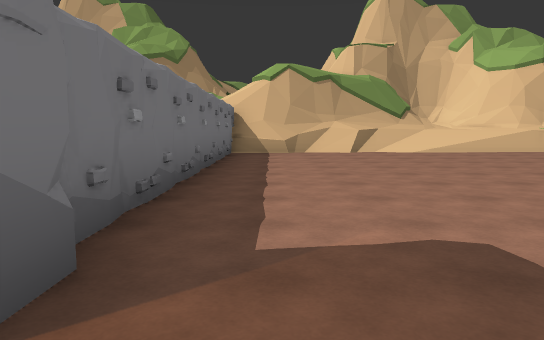
[1] (above)

24 first-person views from a walk through a 3-D level made in the Unity game engine. The camera is 1.3 m above the floor, tilts 6° down and sees 70° across. The floor is counted in squares, 2 m on a side. Each view is taken from the middle of a square. On the plan, view 1 faces up. The plan holds only what a view shows up to about 11 squares ahead; the rest is blank. The place goes on beyond the plan. The player character is not drawn. Some animated figures are left out.

[2]
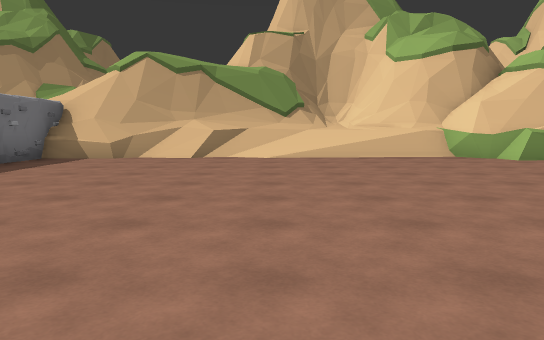

[3]
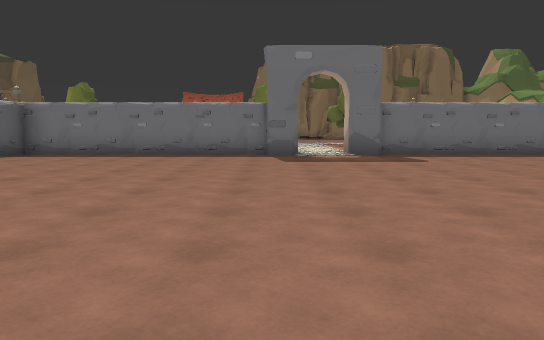

[4]
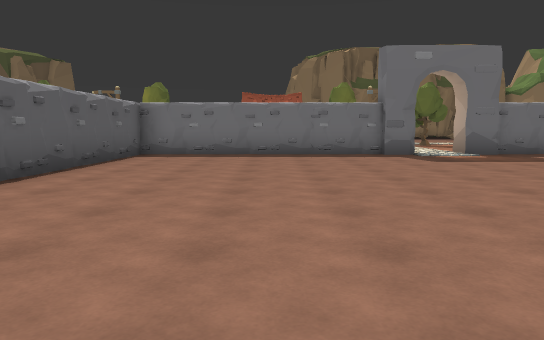

[5]
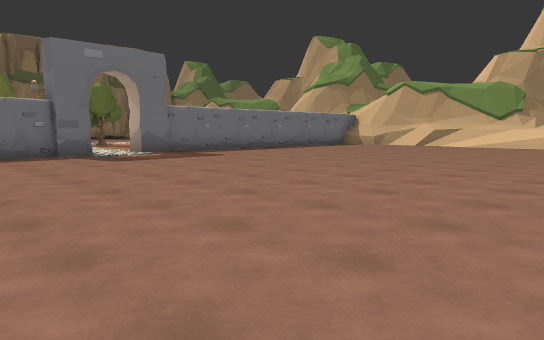

[6]
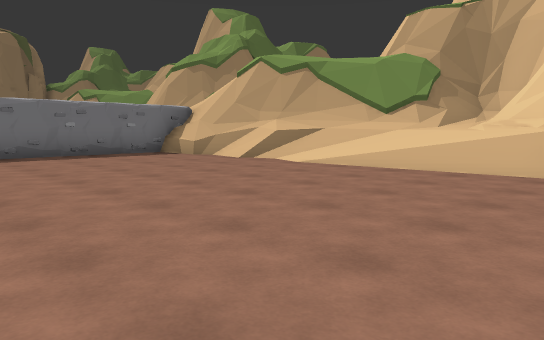

[7]
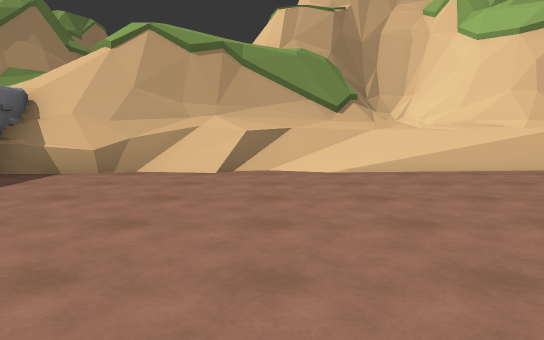

[8]
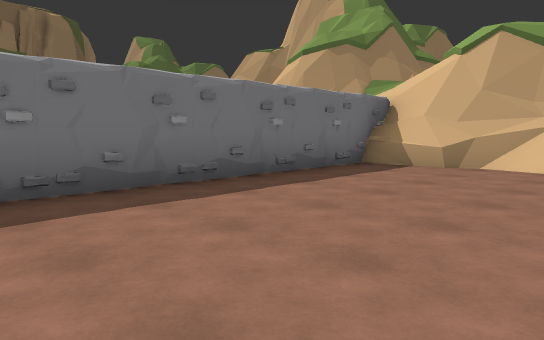

[9]
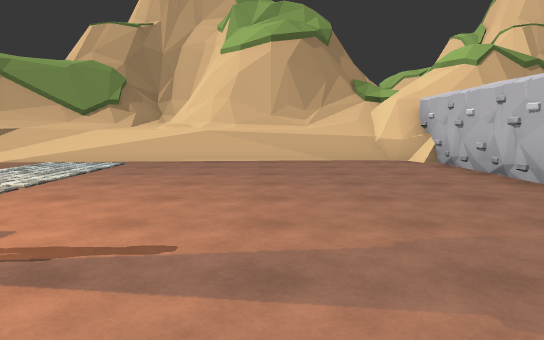

[10]
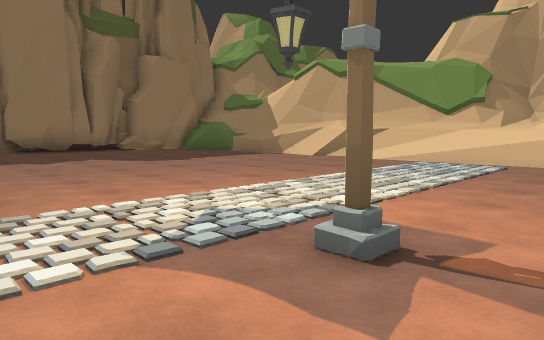

[11]
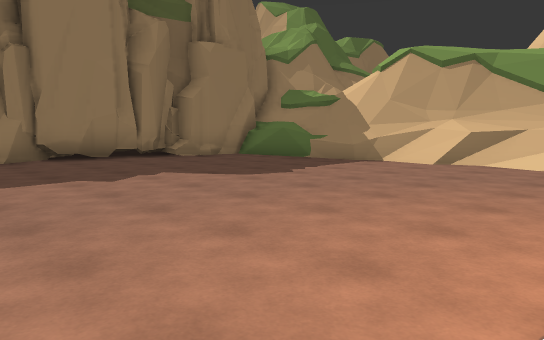

[12]
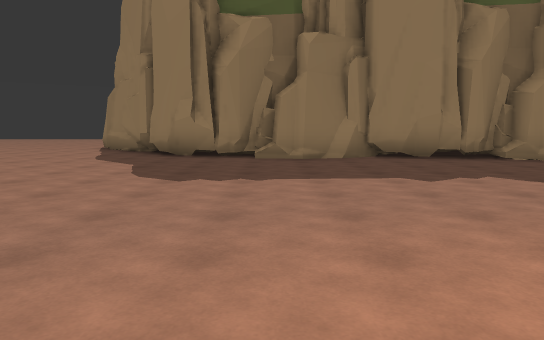

[13]
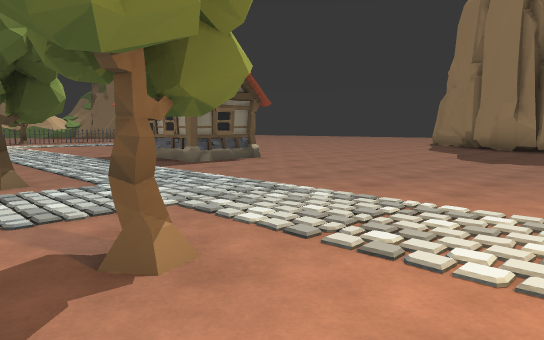

[14]
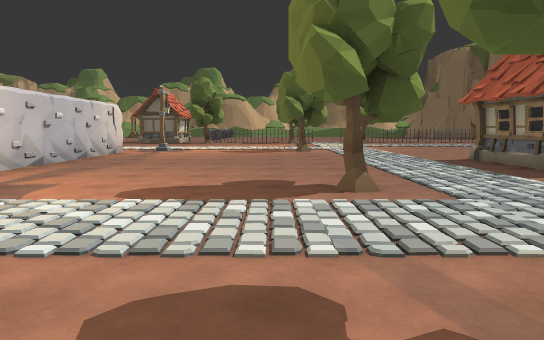

[15]
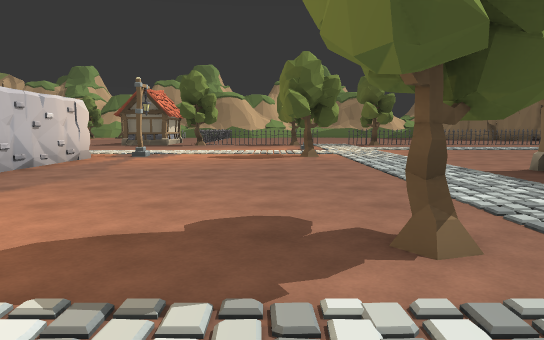

[16]
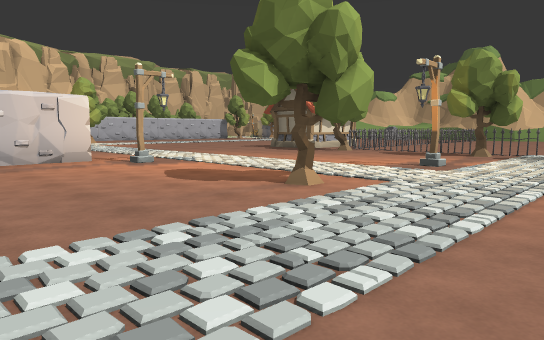

[17]
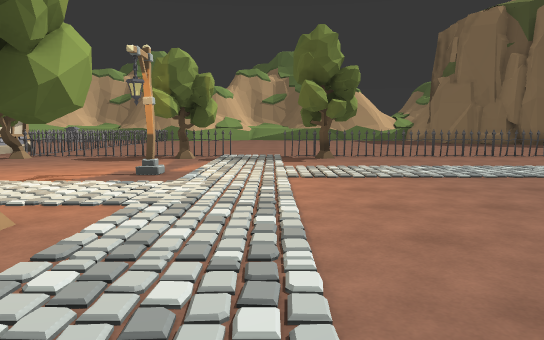

[18]
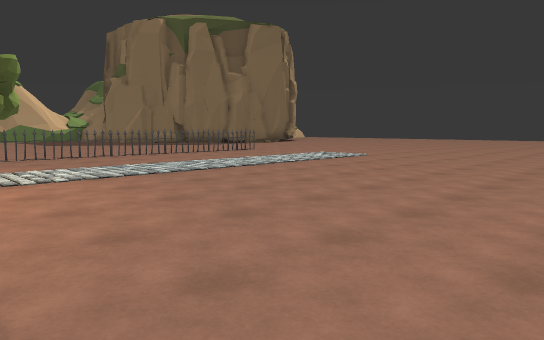

[19]
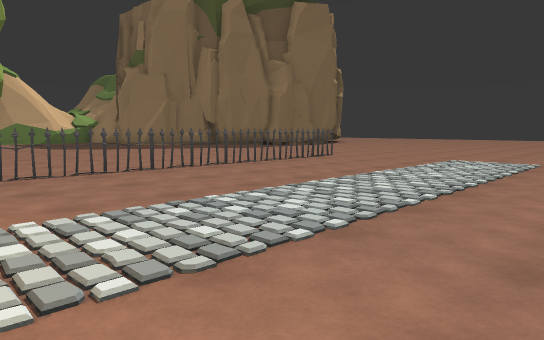

[20]
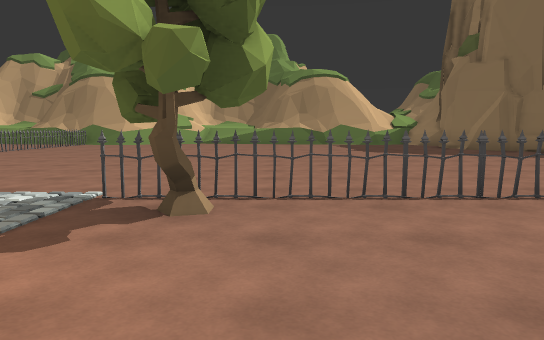

[21]
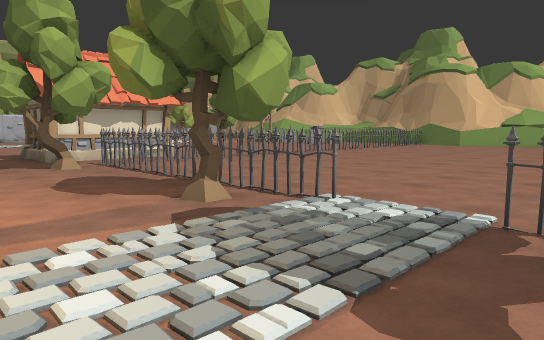

[22]
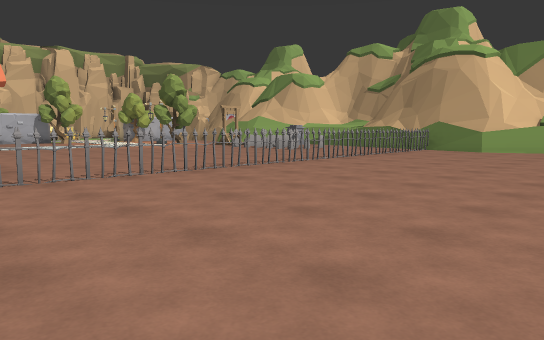

[23]
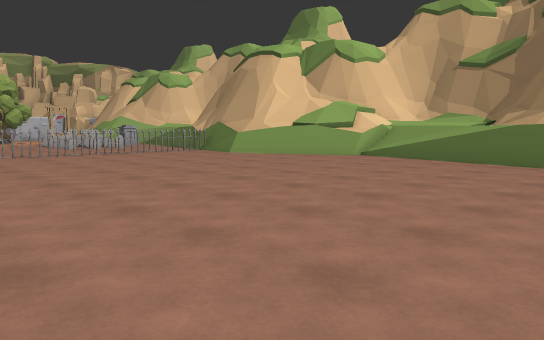

[24]
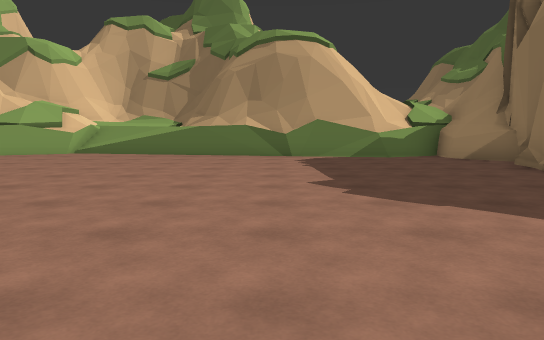

### Floor plan
Key: @ floor where view 1 was taken; # wall or solid block; x gap in a wall; . main floor; : floor 2.75 m higher than the main floor; + floor 3.25 m higher than the main floor; * floor 3.75 m higher than the main floor; % floor 5.25 m higher than the main floor; & floor 5.5 m higher than the main floor; $ floor 5.75 m higher than the main floor; / step, stairs or slope; = window, fence, low wall or low ledge; ^ raised ledge; v drop or lower ground; T tree; F fence; O other object.
Columns run from 19 left of view 1 to 9 right of it. Each row starts with its distance up from view 1.
 16          ###    #=    #####
 15          ==     #=    ##=/^
 14       &%==#/^   #== &%===/=#
 13      $v=#///^^^^#:*%v=#=//=##
 12    ++#==#////===#==##/=/////#
 11  #=#x==//////////#^==///////#
 10  #................#........./
  9  #................#..........
  8  #................#..........
  7 ##................#..........
  6 #................ #..........
  5 #...........O.... #..........
  4 ##..............  #.........
  3 ##.............   #.........
  2 #...........T..   #.........
  1 #............... .#.........
  0 ................ ..@........
 -1 ............T...O.#..........
 -2 ..................#..........
 -3 ... ...##.........#..........
 -4         #.........#..........
 -5         #.........#.........
 -6        ...........#........
 -7   ................#......
 -8 ..................######
 -9 ............T...O....
-10 .....................
-11 ....................
-12 ............O......
-13 ..................
-14 ..................
-15 .........T..T...T...
-16 .FFFFFFFFF.FFFFFF.##
-17 ................O.#
-18  ...............F.#
-19   ..............F........
-20   ..............F........
-21   ..............F.......
-22  ...............F......
-23  ...............F.....
-24    .............F....
-25   ..............F...
-26   ..............F..
-27  #..............O.
-28  #..............
-29  #=...........##
-30  #########..###
-31         ######

Positions as (right, up) in squares from view 1, and headings:
1: (0, 0), facing up
2: (4, 2), facing up
3: (9, -1), facing left
4: (9, -4), facing left
5: (9, -4), facing up-left
6: (9, 5), facing up-left
7: (3, 5), facing up
8: (3, 4), facing up-left
9: (-5, 3), facing up
10: (-6, 3), facing up-left
11: (-9, 3), facing up-left
12: (-9, 3), facing left
13: (-6, 4), facing down-left
14: (-6, 3), facing down
15: (-6, 1), facing down
16: (-10, -5), facing down-right
17: (-9, -6), facing down
18: (-9, -6), facing down-left
19: (-10, -10), facing down-left
20: (-11, -12), facing down
21: (-10, -13), facing down-right
22: (-8, -17), facing down-right
23: (-13, -22), facing down-right
24: (-13, -20), facing down
